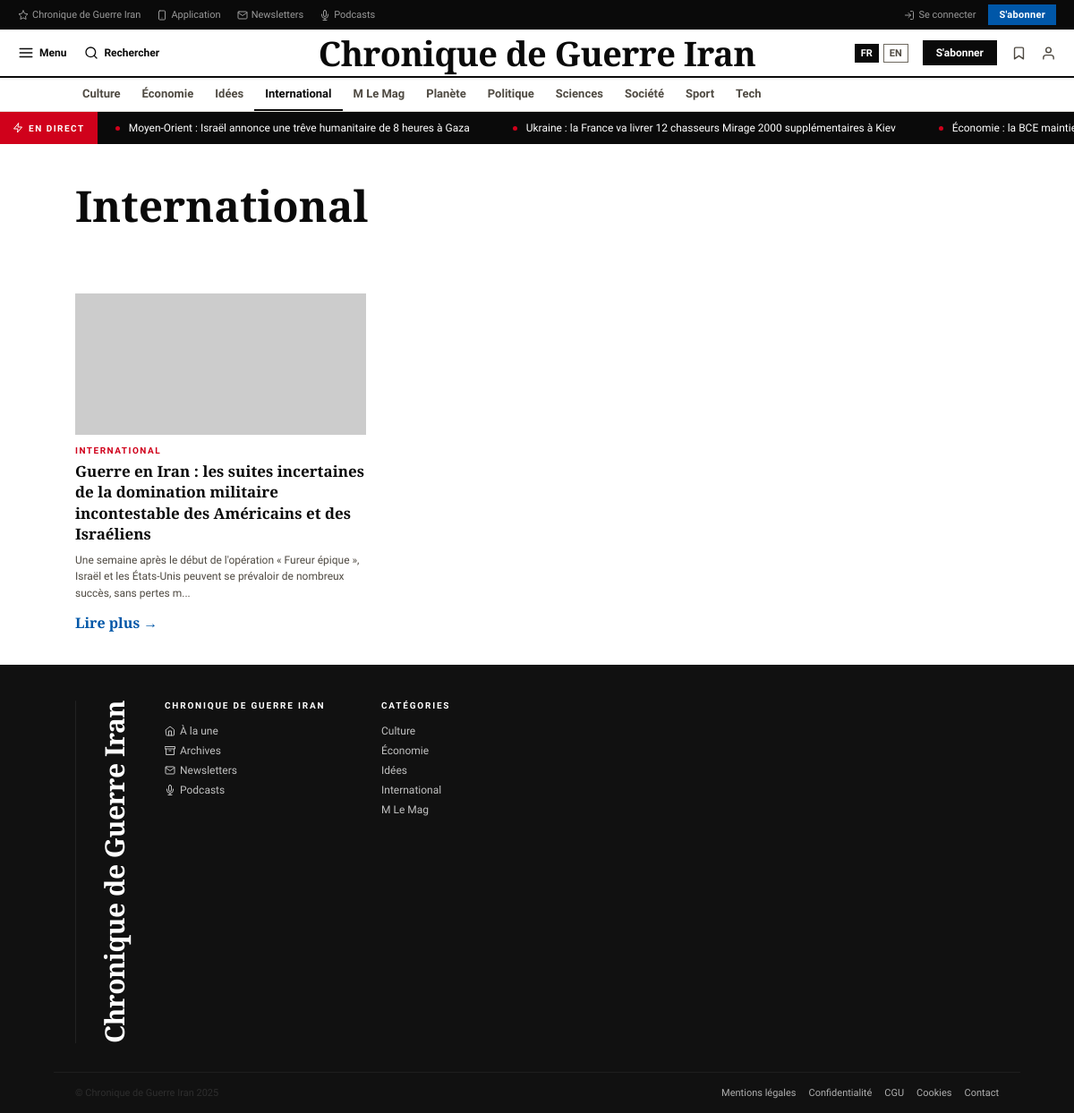
The page /category.php?slug=international on the database its author committed.
### tables this page shows
CREATE TABLE IF NOT EXISTS categories (
    id INT AUTO_INCREMENT PRIMARY KEY,
    name VARCHAR(100) NOT NULL UNIQUE,
    slug VARCHAR(100) NOT NULL UNIQUE,
    created_at TIMESTAMP DEFAULT CURRENT_TIMESTAMP,
    updated_at TIMESTAMP DEFAULT CURRENT_TIMESTAMP ON UPDATE CURRENT_TIMESTAMP
);

CREATE TABLE IF NOT EXISTS diffusion (
    id INT AUTO_INCREMENT PRIMARY KEY,
    title VARCHAR(500) NOT NULL,
    status_id INT NOT NULL DEFAULT 1,
    created_at TIMESTAMP DEFAULT CURRENT_TIMESTAMP,
    updated_at TIMESTAMP DEFAULT CURRENT_TIMESTAMP ON UPDATE CURRENT_TIMESTAMP,
    FOREIGN KEY (status_id) REFERENCES statuts(id) ON DELETE RESTRICT,
    INDEX idx_status (status_id),
    INDEX idx_created (created_at)
);

CREATE TABLE IF NOT EXISTS articles (
    id INT AUTO_INCREMENT PRIMARY KEY,
    category_id INT NOT NULL,
    title VARCHAR(255) NOT NULL,
    description VARCHAR(500),
    content LONGTEXT,
    author VARCHAR(150),
    image_url VARCHAR(500),
    is_featured BOOLEAN DEFAULT 0,
    published_at TIMESTAMP DEFAULT CURRENT_TIMESTAMP,
    created_at TIMESTAMP DEFAULT CURRENT_TIMESTAMP,
    updated_at TIMESTAMP DEFAULT CURRENT_TIMESTAMP ON UPDATE CURRENT_TIMESTAMP,
    FOREIGN KEY (category_id) REFERENCES categories(id) ON DELETE CASCADE,
    INDEX idx_category (category_id),
    INDEX idx_published (published_at),
    INDEX idx_featured (is_featured)
);

### model/Category.php (called while the page is built, shortened)
<?php
class Category {
    private $pdo;
    public function __construct($pdo) {
        $this->pdo = $pdo;
    }
    public function getAll() {
        $sql = "SELECT * FROM categories ORDER BY name ASC";
        $stmt = $this->pdo->prepare($sql);
        $stmt->execute();
        return $stmt->fetchAll(PDO::FETCH_ASSOC);
    }
    public function getBySlug($slug) {
        $sql = "SELECT * FROM categories WHERE slug = :slug";
        $stmt = $this->pdo->prepare($sql);
        $stmt->bindParam(':slug', $slug);
        $stmt->execute();
        return $stmt->fetch(PDO::FETCH_ASSOC);
    }
}
?>

### controller/ArticleController.php (called while the page is built, shortened)
<?php
require_once __DIR__ . '/../model/Article.php';
require_once __DIR__ . '/../model/Category.php';
class ArticleController {
    private $article;
    private $category;
    public function __construct($pdo) {
        $this->article = new Article($pdo);
        $this->category = new Category($pdo);
    }
    public function listByCategory($category_slug, $page = 1) {
        $page = max(1, (int)$page);
        $category = $this->category->getBySlug($category_slug);
        $limit = 9;
        $offset = ($page - 1) * $limit;
        $articles = $this->article->getByCategory($category['id'], $limit, $offset);
        return [
            'articles' => $articles,
            'category' => $category,
            'page' => $page
        ];
    }
}
?>

### model/Article.php (called while the page is built, shortened)
<?php
class Article {
    private $pdo;
    public function __construct($pdo) {
        $this->pdo = $pdo;
    }
    public function getByCategory($category_id, $limit = 10, $offset = 0) {
        $sql = "SELECT a.*, c.name as category_name FROM articles a
                LEFT JOIN categories c ON a.category_id = c.id
                WHERE a.category_id = :category_id
                ORDER BY a.published_at DESC
                LIMIT :offset, :limit";
        $stmt = $this->pdo->prepare($sql);
        $stmt->bindParam(':category_id', $category_id, PDO::PARAM_INT);
        $stmt->bindParam(':offset', $offset, PDO::PARAM_INT);
        $stmt->bindParam(':limit', $limit, PDO::PARAM_INT);
        $stmt->execute();
        return $stmt->fetchAll(PDO::FETCH_ASSOC);
    }
}
?>

### controller/DiffusionController.php (called while the page is built, shortened)
<?php
require_once __DIR__ . '/../model/Diffusion.php';
require_once __DIR__ . '/../model/Article.php';
class DiffusionController {
    private $diffusion;
    public function __construct($pdo) {
        $this->diffusion = new Diffusion($pdo);
    }
    public function getActive() {
        $diffusions = $this->diffusion->getActive(8);
        return ['diffusions' => $diffusions];
    }
}
?>

### model/Diffusion.php (called while the page is built, shortened)
<?php
class Diffusion {
    private $pdo;
    public function __construct($pdo) {
        $this->pdo = $pdo;
    }
    public function getActive($limit = 10) {
        $sql = "SELECT d.*, s.name as status_name FROM diffusion d
                LEFT JOIN statuts s ON d.status_id = s.id
                WHERE d.status_id IN (1, 3)
                ORDER BY d.created_at DESC
                LIMIT :limit";
        $stmt = $this->pdo->prepare($sql);
        $stmt->bindParam(':limit', $limit, PDO::PARAM_INT);
        $stmt->execute();
        return $stmt->fetchAll(PDO::FETCH_ASSOC);
    }
}
?>

### category.php (the view, shortened to what this page needs)
<?php
require_once __DIR__ . '/model/Category.php';
require_once __DIR__ . '/controller/ArticleController.php';
require_once __DIR__ . '/controller/DiffusionController.php';
$database = new Database();
$pdo = $database->connect();
$articleController = new ArticleController($pdo);
$diffusionController = new DiffusionController($pdo);
$categoryModel = new Category($pdo);
$slug = isset($_GET['slug']) ? $_GET['slug'] : 'a-la-une';
$page = isset($_GET['page']) ? (int)$_GET['page'] : 1;
$data = $articleController->listByCategory($slug, $page);
$articles = $data['articles'];
$category = $data['category'];
$categories = $categoryModel->getAll();
$diffusions = $diffusionController->getActive()['diffusions'];
?>
<!DOCTYPE html>
<html lang="fr">
<head>
    <link rel="stylesheet" href="inc/css/style.css">
</head>
<body>
<div class="util-bar">
  <div class="util-bar__left">
    <a href="#"><svg data-feather="star"></svg>Chronique de Guerre Iran</a>
    <a href="#"><svg data-feather="smartphone"></svg>Application</a>
    <a href="#"><svg data-feather="mail"></svg>Newsletters</a>
    <a href="#"><svg data-feather="mic"></svg>Podcasts</a>
  </div>
  <div class="util-bar__right">
    <a href="#"><svg data-feather="log-in"></svg>Se connecter</a>
    <button class="btn-sub-util">S'abonner</button>
  </div>
</div>
<nav class="main-nav">
  <div class="nav-left">
    <button class="nav-btn">
      <svg data-feather="menu"></svg>
      Menu
    </button>
    <button class="nav-btn search">
      <svg data-feather="search"></svg>
      Rechercher
    </button>
  </div>
  <div class="nav-logo"><a href="index.php">Chronique de Guerre Iran</a></div>
  <div class="nav-right">
    <div class="nav-lang">
      <a href="#" class="active">FR</a>
      <a href="#">EN</a>
    </div>
    <button class="btn-sub-nav">S'abonner</button>
    <span class="nav-icon"><svg data-feather="bookmark"></svg></span>
    <span class="nav-icon"><svg data-feather="user"></svg></span>
  </div>
</nav>
<nav class="rubrique-nav">
  <ul>
    <?php foreach ($categories as $cat): ?>
      <li class="<?php echo $cat['id'] === $category['id'] ? 'active' : ''; ?>">
        <a href="category.php?slug=<?php echo urlencode($cat['slug']); ?>">
          <?php echo htmlspecialchars($cat['name']); ?>
        </a>
      </li>
    <?php endforeach; ?>
  </ul>
</nav>
<div class="ticker">
  <div class="ticker-label">
    <svg data-feather="zap"></svg>
    En direct
  </div>
  <div class="ticker-scroll">
    <div class="ticker-track">
      <?php if (!empty($diffusions)): ?>
        <?php foreach ($diffusions as $diffusion): ?>
          <span class="item"><?php echo htmlspecialchars($diffusion['title']); ?></span>
        <?php endforeach; ?>
      <?php else: ?>
        <span class="item">Aucune actualité en direct</span>
      <?php endif; ?>
    </div>
  </div>
</div>
<div class="section" style="padding-bottom: 20px;">
  <h1 style="font-family: 'Playfair Display', serif; font-size: 48px; font-weight: 900; color: #0a0a0a; margin-bottom: 10px;">
    <?php echo htmlspecialchars($category['name']); ?>
  </h1>
</div>
<div class="section">
  <div class="grid3">
    <?php if (!empty($articles)): ?>
      <?php foreach ($articles as $art): ?>
        <div class="card">
          <div class="thumb">
            <div class="thumb-inner" style="background: linear-gradient(140deg, #1a2535, #2e4258); background-image: url('<?php echo htmlspecialchars($art['image_url'] ?? ''); ?>');">
            </div>
          </div>
          <div class="ckicker"><?php echo htmlspecialchars($category['name']); ?></div>
          <div class="card-title"><?php echo htmlspecialchars($art['title']); ?></div>
          <div class="card-desc"><?php echo htmlspecialchars(substr($art['description'] ?? '', 0, 150) . '...'); ?></div>
          <a href="article.php?id=<?php echo $art['id']; ?>" style="margin-top: 12px; display: block; color: #0057a8; text-decoration: none; font-weight: 600;">Lire plus →</a>
        </div>
      <?php endforeach; ?>
    <?php else: ?>
      <p style="grid-column: 1 / -1;">Aucun article dans cette catégorie pour le moment.</p>
    <?php endif; ?>
  </div>
</div>
<footer>
  <div class="footer-main">
    <div class="footer-logo">Chronique de Guerre Iran</div>
    <div class="fcol">
      <h4>Chronique de Guerre Iran</h4>
      <a href="index.php"><svg data-feather="home"></svg>À la une</a>
      <a href="#"><svg data-feather="archive"></svg>Archives</a>
      <a href="#"><svg data-feather="mail"></svg>Newsletters</a>
      <a href="#"><svg data-feather="mic"></svg>Podcasts</a>
    </div>
    <div class="fcol">
      <h4>Catégories</h4>
      <?php foreach (array_slice($categories, 0, 5) as $cat): ?>
        <a href="category.php?slug=<?php echo urlencode($cat['slug']); ?>"><?php echo htmlspecialchars($cat['name']); ?></a>
      <?php endforeach; ?>
    </div>
  </div>
  <div class="footer-bottom">
    <span style="color:#2e2e2e;">© Chronique de Guerre Iran 2025</span>
    <div class="footer-bottom-links">
      <a href="#">Mentions légales</a>
      <a href="#">Confidentialité</a>
      <a href="#">CGU</a>
      <a href="#">Cookies</a>
      <a href="#">Contact</a>
    </div>
  </div>
</footer>
</body>
</html>

### rows shown on the page
categories: name "Culture"
categories: name "Économie"
categories: name "Idées"
categories: name "International"
categories: name "M Le Mag"
categories: name "Planète"
categories: name "Politique"
categories: name "Sciences"
categories: name "Société"
categories: name "Sport"
categories: name "Tech"
diffusion: title "Moyen-Orient : Israël annonce une trêve humanitaire de 8 heures à Gaza"
diffusion: title "Ukraine : la France va livrer 12 chasseurs Mirage 2000 supplémentaires à Kiev"
diffusion: title "Économie : la BCE…"
articles: category.name "INTERNATIONAL", title "Guerre en Iran : les suites incertaines de la domination militaire incontestable des Américains et des Israéliens", description "Une semaine après le début de l'opération « Fureur épique », Israël et les États-Unis peuvent se prévaloir de nombreux succès, sans pertes m..."
